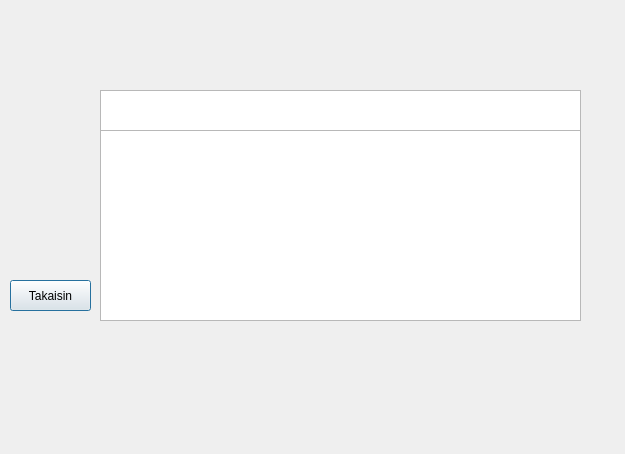
<?xml version="1.0" encoding="UTF-8"?>
<ui version="4.0">
 <class>Saldosivu</class>
 <widget class="QDialog" name="Saldosivu">
  <property name="geometry">
   <rect>
    <x>0</x>
    <y>0</y>
    <width>625</width>
    <height>454</height>
   </rect>
  </property>
  <property name="windowTitle">
   <string>Dialog</string>
  </property>
  <widget class="QTextBrowser" name="textBrowser_Saldo">
   <property name="geometry">
    <rect>
     <x>100</x>
     <y>90</y>
     <width>481</width>
     <height>41</height>
    </rect>
   </property>
  </widget>
  <widget class="QPushButton" name="pushButton_takaisin">
   <property name="geometry">
    <rect>
     <x>10</x>
     <y>280</y>
     <width>81</width>
     <height>31</height>
    </rect>
   </property>
   <property name="text">
    <string>Takaisin</string>
   </property>
  </widget>
  <widget class="QTextBrowser" name="textBrowser_Tilitapahtumat">
   <property name="geometry">
    <rect>
     <x>100</x>
     <y>130</y>
     <width>481</width>
     <height>191</height>
    </rect>
   </property>
  </widget>
 </widget>
 <resources/>
 <connections/>
</ui>
